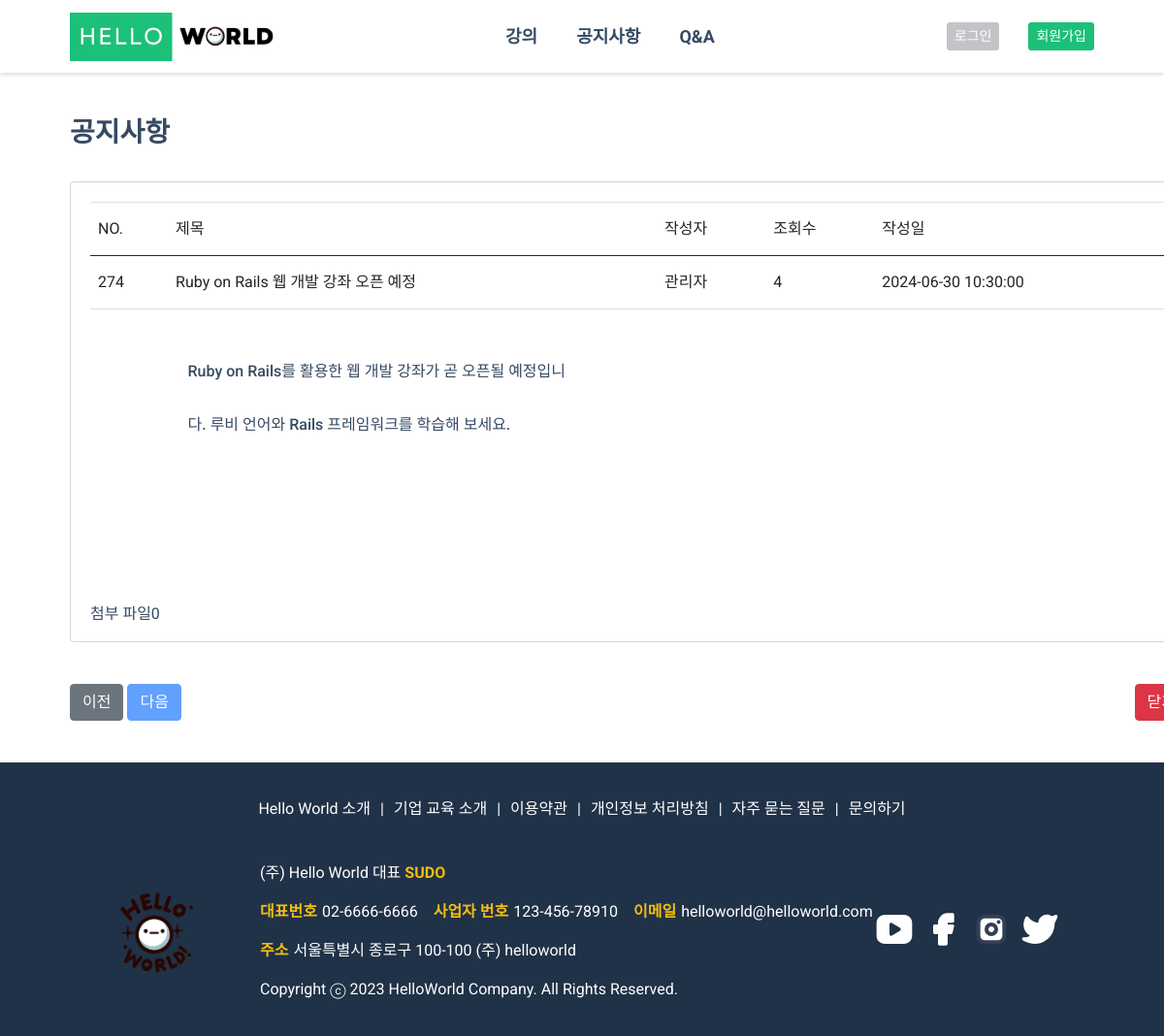
The page /user/notice/notice_detail.php?id=274 on the database its author committed.
### tables this page shows
CREATE TABLE `notice` (
  `idx` int NOT NULL,
  `title` varchar(30) NOT NULL,
  `name` varchar(100) NOT NULL,
  `view` varchar(1000) NOT NULL,
  `content` varchar(100) NOT NULL,
  `file` varchar(100) NOT NULL,
  `is_img` int NOT NULL,
  `regdate` datetime DEFAULT NULL
);

### user/notice/notice_detail.php (the view, shortened to what this page needs)
<?php
$cssRoute1 ='<link rel="stylesheet" href="/helloworld/user/css/notice_detail.css">';
$cssRoute2 ='<link rel="stylesheet" href="/helloworld/user/css/notice.css">';
include_once $_SERVER['DOCUMENT_ROOT'] . '/helloworld/inc/user_header.php';
$notice_id = $_GET['id'];
$sql = "SELECT * FROM notice WHERE idx = $notice_id";
$result = $mysqli->query($sql);
$row = $result->fetch_assoc();
$sql_prev = "SELECT MAX(idx) AS prev_id FROM notice WHERE idx < $notice_id";
$result_prev = $mysqli->query($sql_prev);
$row_prev = $result_prev->fetch_assoc();
$prev_id = $row_prev['prev_id'];
$sql_next = "SELECT MIN(idx) AS next_id FROM notice WHERE idx > $notice_id";
$result_next = $mysqli->query($sql_next);
$row_next = $result_next->fetch_assoc();
$next_id = $row_next['next_id'];
?>
<div class="container">
    <h2 class="h2_t nt">공지사항</h2>
    <section>
        <div class="content-box nb">
            <table class="table tc">
                <thead>
                    <tr>
                        <th scope="col">NO.</th>
                        <th scope="col">제목</th>
                        <th scope="col">작성자</th>
                        <th scope="col">조회수</th>
                        <th scope="col">작성일</th>
                    </tr>
                </thead>
                <tbody>
                    <tr>
                        <th scope="row"><?= $row['idx']; ?></th>
                        <td class="tw"><?= $row['title']; ?></td>
                        <td><?= $row['name']; ?></td>
                        <td><?= $row['view'];?></td>
                        <td><?= $row['regdate']; ?></td>
                    </tr>
                </tbody>
            </table>
            <div class="notice-detail-box jcsb d-flex">
                <div class="notice-content h5">
                  <p><?= $row['content']; ?></p>
                </div>
            </div>
            <div class="d-flex file">
                    <p>첨부 파일</p>
                    <p><?= $row['file']; ?></p>
                </div>
        </div>
    </section>
    <div class="d-flex jcsb btn_s">
        <div class="r_btn">
                <?php if ($prev_id !== null) : ?>
                    <a href="notice_detail.php?id=<?= $prev_id; ?>" class="btn btn-secondary">이전</a>
                <?php else : ?>
                    <a href="#" class="btn btn-primary disabled">이전</a>
                <?php endif; ?>
                <?php if ($next_id !== null) : ?>
                    <a href="notice_detail.php?id=<?= $next_id; ?>" class="btn btn-secondary">다음</a>
                <?php else : ?>
                    <a href="#" class="btn btn-primary disabled">다음</a>
                <?php endif; ?>
        </div>
        <div>
            <button type="button" class="btn btn-danger bd"><a href="/helloworld/user/notice/notice.php">닫기</a></button>
        </div>
    </div>
</div>
<?php
include_once $_SERVER['DOCUMENT_ROOT'] . '/helloworld/inc/user_footer.php';
?>

### user/css/common.css (style rules this page uses)
:root { --f-H2: 28px; --f-H1: 32px; --f-H3: 24px; --f-H4: 18px; --f-H5: 16px; --f-H6: 14px; --f-p: 16px; --c-background: #fff; --c-main: #f5f5f5; --c-sub: #11359a; --c-font: #364a63; --c-lightgray: #8094ae; --c-yellow: #f4bd0e; --c-lightblue: #09c2de; --c-lightgreen: #1ee0ac; --c-lightred: #e85347; --c-blue: #465fff; --c-button: #7749f8; --c-button-hover: #5227cc; --c-menu-font: #6e82a5; --c-menu-font-hover: #7f8dff; --c-menu-BG: #101924; --c-active-button: #798bff; --c-Nonactive-button: #6c757d; --c-nonactive-button-hover: #8a8686; --c-complete-button: #28a745; --c-complete-button-hover: #079828; --c-cancle-button: #dc3545; --c-active-check-button: #499eed; --c-Nonactive-check-button: #8a8686; --c-contentBG: #f5f6fa; --c-space_updown: 30px; --c-title-font: #1dc078; --c-menu-font: #4a4a4a; --c-footer-BG: #101924; --c-content-BG: #fff; --c-black: #000; --c-H2: #1b1c1d; --c-p: #495057; --c-lightgray: #999999; --c-primary-button: #00c471; --c-border-grey: #c2c4c7; --c-ribon-blue: #000080; --c-ribon-pulple: #a020f0; --c-ribon-orange: #ff6347; --c-ribon-geeen: #1ee0ac; }
h2, .h2 { font-size: var(--f-H2); font-weight: bold; }
h5, .h5 { font-size: var(--f-H5); }
p, .p { font-size: var(--f-p); }
body { font-family: 'Roboto', sans-serif; color: var(--c-font); box-sizing: border-box; }
.content-box { border: 1px solid #ced4da; border-radius: 4px; background: #fff; padding: 20px; }
.container { max-width: 1200px; width: 90%; margin: 0 auto; }
.d-flex { display: flex; }
.jcsb { justify-content: space-between; }
.h2_t { margin-top: 48px; }
.tw { width: 504px; }
.nt { padding-bottom: 36px; }
.nb { width: 1153px; height: auto; }
.tc { width: 100%; border-collapse: collapse; }
th, td { padding: 10px; text-align: left; border-bottom: 1px solid #ddd; }
.notice-detail-box { width: 910px; height: 290px; margin: 0 auto; }
.notice-content { width: 400px; height: auto; }
.notice-content p { padding-top: 20px; }
.btn_s { width: 1153px; padding-top: 43px; padding-bottom: 43px; }
.r_btn { gap: 20px; }
.container h2 { margin-right: 60px; }

### user/css/notice.css (style rules this page uses)
.notice-content { line-height: 55px; }
table td, table th { vertical-align: middle; }
tr { width: 1153px; height: 55px; border-top: 1px solid #dee2e6; border-bottom: 1px solid #dee2e6; }

### rows shown on the page
notice: idx "274", title "Ruby on Rails 웹 개발 강좌 오픈 예정", name "관리자", view "4", regdate "2024-06-30 10:30:00", content "Ruby on Rails를 활용한 웹 개발 강좌가 곧 오픈될 예정입니다. 루비 언어와 Rails 프레임워크를 학습해 보세요.", file "0"
